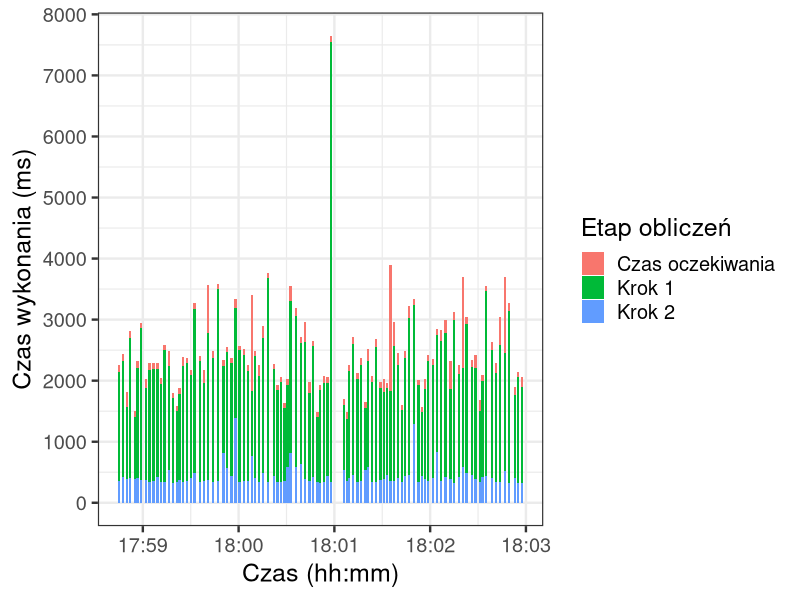

Recreate this plot in R.
library("ggplot2")
library("scales")

png(filename="aws-data-intensive-20mb-barplot.png", width=800, height=600)

dat = read.csv("barplot.csv")
dat$time = as.POSIXct(dat$time, format = "%Y-%m-%dT%H:%M:%OSZ")
#dat$name= factor(dat$name,levels=sort(levels(dat$name), TRUE))

ggplot(dat, aes(time, duration)) +
geom_bar(stat="identity", aes(fill=name)) +
theme(plot.margin = unit(c(1,1,1,1), "cm")) + theme_bw(base_size=18) +
scale_y_continuous(breaks=pretty_breaks(n=10)) +
labs(x = "Czas (hh:mm)", y = "Czas wykonania (ms)", fill = "Etap obliczeń")

